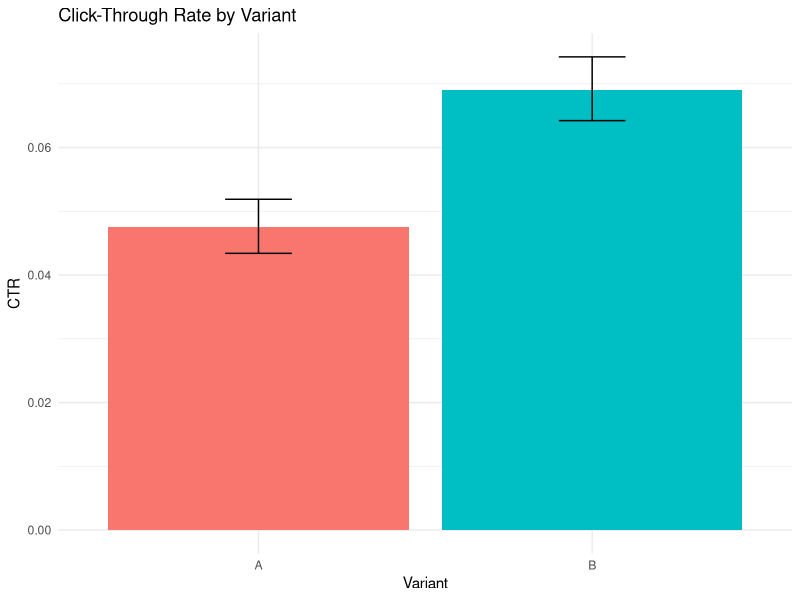
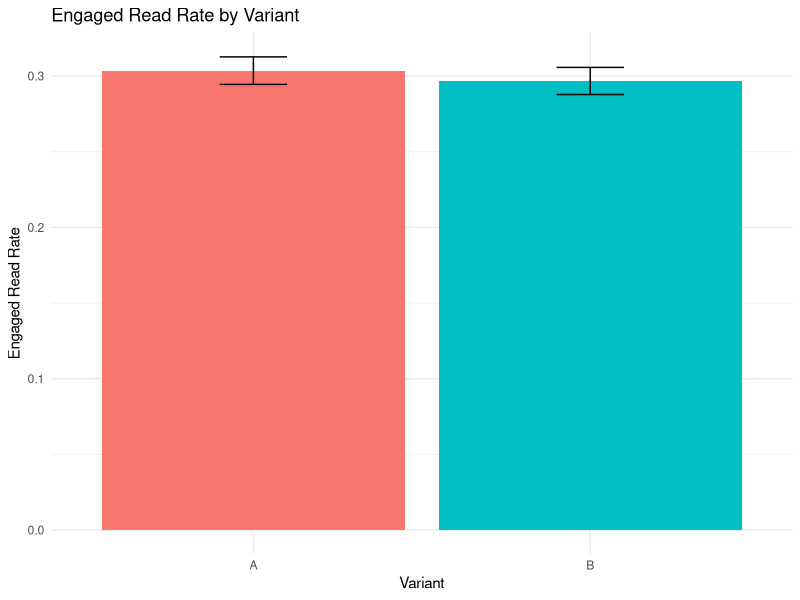
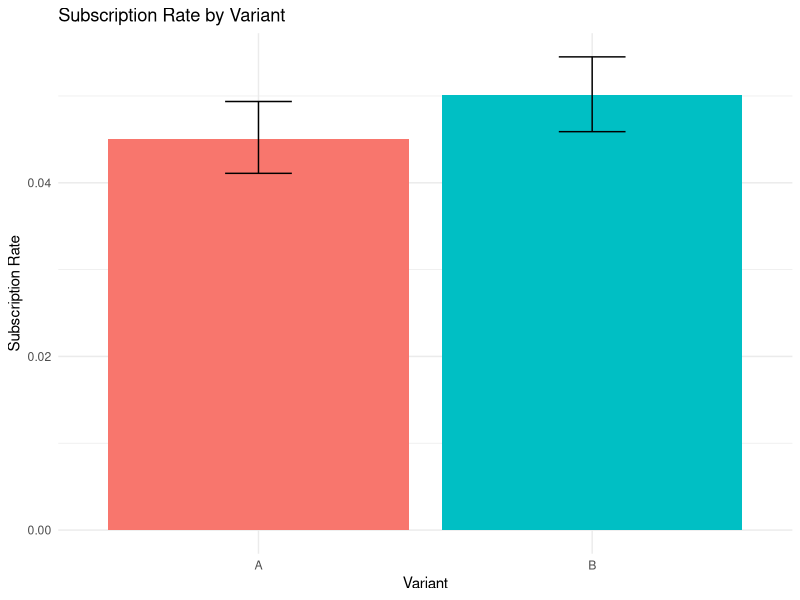
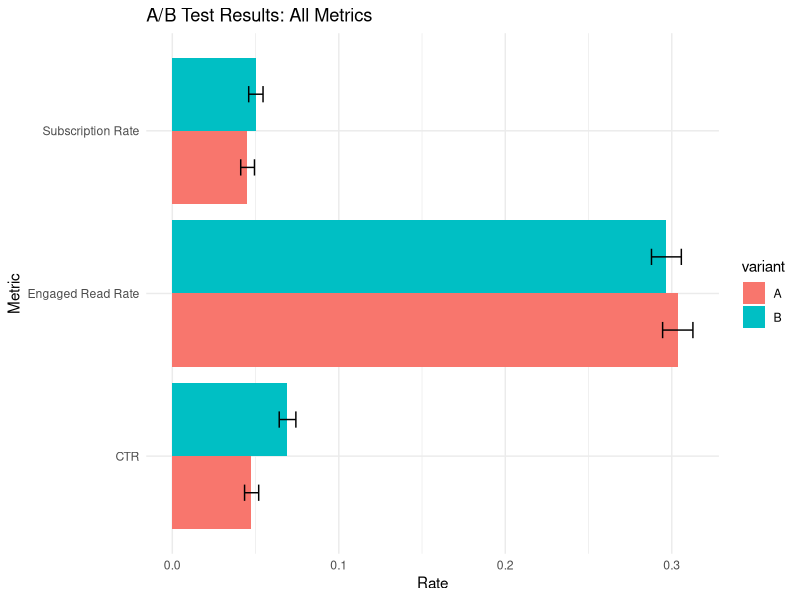

These figures' R source, in order:
library(tidyverse)
library(broom)

# Set working directory
setwd("/Users/tamannaagarwal/Newsroom Storytelling Analystics")

# Function to load AB test data
load_ab_test_data <- function() {
  ab_test_events <- read_csv("data/raw/ab_test_events.csv", show_col_types = FALSE)
  return(ab_test_events)
}

# Function to calculate metrics by variant
calculate_metrics <- function(data) {
  metrics <- data %>%
    group_by(variant) %>%
    summarise(
      impressions = sum(impression),
      clicks = sum(click),
      engaged_reads = sum(engaged_read),
      subscriptions = sum(subscription),
      ctr = clicks / impressions,
      engaged_read_rate = engaged_reads / impressions,
      subscription_rate = subscriptions / impressions
    )
  return(metrics)
}

# Function to compute confidence intervals
compute_confidence_intervals <- function(data) {
  # CTR CI
  ctr_a <- binom.test(sum(data$click[data$variant == "A"]), sum(data$impression[data$variant == "A"]))
  ctr_b <- binom.test(sum(data$click[data$variant == "B"]), sum(data$impression[data$variant == "B"]))

  # Engaged read rate CI
  er_a <- binom.test(sum(data$engaged_read[data$variant == "A"]), sum(data$impression[data$variant == "A"]))
  er_b <- binom.test(sum(data$engaged_read[data$variant == "B"]), sum(data$impression[data$variant == "B"]))

  # Subscription rate CI
  sub_a <- binom.test(sum(data$subscription[data$variant == "A"]), sum(data$impression[data$variant == "A"]))
  sub_b <- binom.test(sum(data$subscription[data$variant == "B"]), sum(data$impression[data$variant == "B"]))

  ci_data <- tibble(
    variant = c("A", "B", "A", "B", "A", "B"),
    metric = rep(c("CTR", "Engaged Read Rate", "Subscription Rate"), each = 2),
    estimate = c(ctr_a$estimate, ctr_b$estimate, er_a$estimate, er_b$estimate, sub_a$estimate, sub_b$estimate),
    lower_ci = c(ctr_a$conf.int[1], ctr_b$conf.int[1], er_a$conf.int[1], er_b$conf.int[1], sub_a$conf.int[1], sub_b$conf.int[1]),
    upper_ci = c(ctr_a$conf.int[2], ctr_b$conf.int[2], er_a$conf.int[2], er_b$conf.int[2], sub_a$conf.int[2], sub_b$conf.int[2])
  )

  return(ci_data)
}

# Function to perform statistical significance tests
perform_significance_tests <- function(data) {
  # CTR test
  ctr_test <- prop.test(
    x = c(sum(data$click[data$variant == "A"]), sum(data$click[data$variant == "B"])),
    n = c(sum(data$impression[data$variant == "A"]), sum(data$impression[data$variant == "B"]))
  )

  # Engaged read test
  er_test <- prop.test(
    x = c(sum(data$engaged_read[data$variant == "A"]), sum(data$engaged_read[data$variant == "B"])),
    n = c(sum(data$impression[data$variant == "A"]), sum(data$impression[data$variant == "B"]))
  )

  # Subscription test
  sub_test <- prop.test(
    x = c(sum(data$subscription[data$variant == "A"]), sum(data$subscription[data$variant == "B"])),
    n = c(sum(data$impression[data$variant == "A"]), sum(data$impression[data$variant == "B"]))
  )

  tests <- list(
    CTR = tidy(ctr_test),
    Engaged_Read = tidy(er_test),
    Subscription = tidy(sub_test)
  )

  return(tests)
}

# Function to create visualizations
create_visualizations <- function(metrics, ci_data) {
  # Plot 1: CTR by variant with CI
  p1 <- ggplot(ci_data %>% filter(metric == "CTR"), aes(x = variant, y = estimate, fill = variant)) +
    geom_bar(stat = "identity", position = "dodge") +
    geom_errorbar(aes(ymin = lower_ci, ymax = upper_ci), width = 0.2) +
    labs(title = "Click-Through Rate by Variant", y = "CTR", x = "Variant") +
    theme_minimal() +
    theme(legend.position = "none")

  ggsave("outputs/figures/ab_test_ctr.png", p1, width = 6, height = 4)

  # Plot 2: Engaged Read Rate by variant with CI
  p2 <- ggplot(ci_data %>% filter(metric == "Engaged Read Rate"), aes(x = variant, y = estimate, fill = variant)) +
    geom_bar(stat = "identity", position = "dodge") +
    geom_errorbar(aes(ymin = lower_ci, ymax = upper_ci), width = 0.2) +
    labs(title = "Engaged Read Rate by Variant", y = "Engaged Read Rate", x = "Variant") +
    theme_minimal() +
    theme(legend.position = "none")

  ggsave("outputs/figures/ab_test_engaged_read.png", p2, width = 6, height = 4)

  # Plot 3: Subscription Rate by variant with CI
  p3 <- ggplot(ci_data %>% filter(metric == "Subscription Rate"), aes(x = variant, y = estimate, fill = variant)) +
    geom_bar(stat = "identity", position = "dodge") +
    geom_errorbar(aes(ymin = lower_ci, ymax = upper_ci), width = 0.2) +
    labs(title = "Subscription Rate by Variant", y = "Subscription Rate", x = "Variant") +
    theme_minimal() +
    theme(legend.position = "none")

  ggsave("outputs/figures/ab_test_subscription.png", p3, width = 6, height = 4)

  # Plot 4: All metrics comparison
  p4 <- ggplot(ci_data, aes(x = metric, y = estimate, fill = variant)) +
    geom_bar(stat = "identity", position = "dodge") +
    geom_errorbar(aes(ymin = lower_ci, ymax = upper_ci), position = position_dodge(0.9), width = 0.2) +
    labs(title = "A/B Test Results: All Metrics", y = "Rate", x = "Metric") +
    theme_minimal() +
    coord_flip()

  ggsave("outputs/figures/ab_test_all_metrics.png", p4, width = 8, height = 6)
}

# Function to interpret results
interpret_results <- function(metrics, tests) {
  cat("=== A/B Test Results Interpretation ===\n\n")

  cat("Summary Metrics:\n")
  print(metrics)

  cat("\nStatistical Significance Tests:\n")
  for (metric in names(tests)) {
    test <- tests[[metric]]
    p_value <- test$p.value
    significant <- p_value < 0.05
    cat(sprintf("%s: p-value = %.4f (%s)\n", metric, p_value, ifelse(significant, "SIGNIFICANT", "NOT SIGNIFICANT")))
  }

  cat("\nInterpretation:\n")
  ctr_diff <- metrics$ctr[metrics$variant == "B"] - metrics$ctr[metrics$variant == "A"]
  er_diff <- metrics$engaged_read_rate[metrics$variant == "B"] - metrics$engaged_read_rate[metrics$variant == "A"]
  sub_diff <- metrics$subscription_rate[metrics$variant == "B"] - metrics$subscription_rate[metrics$variant == "A"]

  cat(sprintf("Variant B has %.2f%% higher CTR than Variant A.\n", ctr_diff * 100))
  cat(sprintf("Variant B has %.2f%% higher engaged read rate than Variant A.\n", er_diff * 100))
  cat(sprintf("Variant B has %.2f%% higher subscription rate than Variant A.\n", sub_diff * 100))

  if (tests$CTR$p.value < 0.05) {
    cat("The difference in CTR is statistically significant.\n")
  } else {
    cat("The difference in CTR is not statistically significant.\n")
  }

  cat("\nRecommendation: ")
  if (ctr_diff > 0 && tests$CTR$p.value < 0.05) {
    cat("Variant B performs better - consider implementing it.\n")
  } else {
    cat("No clear winner - may need more data or further testing.\n")
  }
}

# Main execution
main <- function() {
  # Load data
  ab_data <- load_ab_test_data()

  # Calculate metrics
  metrics <- calculate_metrics(ab_data)

  # Compute confidence intervals
  ci_data <- compute_confidence_intervals(ab_data)

  # Perform significance tests
  tests <- perform_significance_tests(ab_data)

  # Create visualizations
  create_visualizations(metrics, ci_data)

  # Interpret results
  interpret_results(metrics, tests)

  cat("\nA/B test analysis complete. Plots saved to outputs/figures/\n")
}

# Run the script
main()
